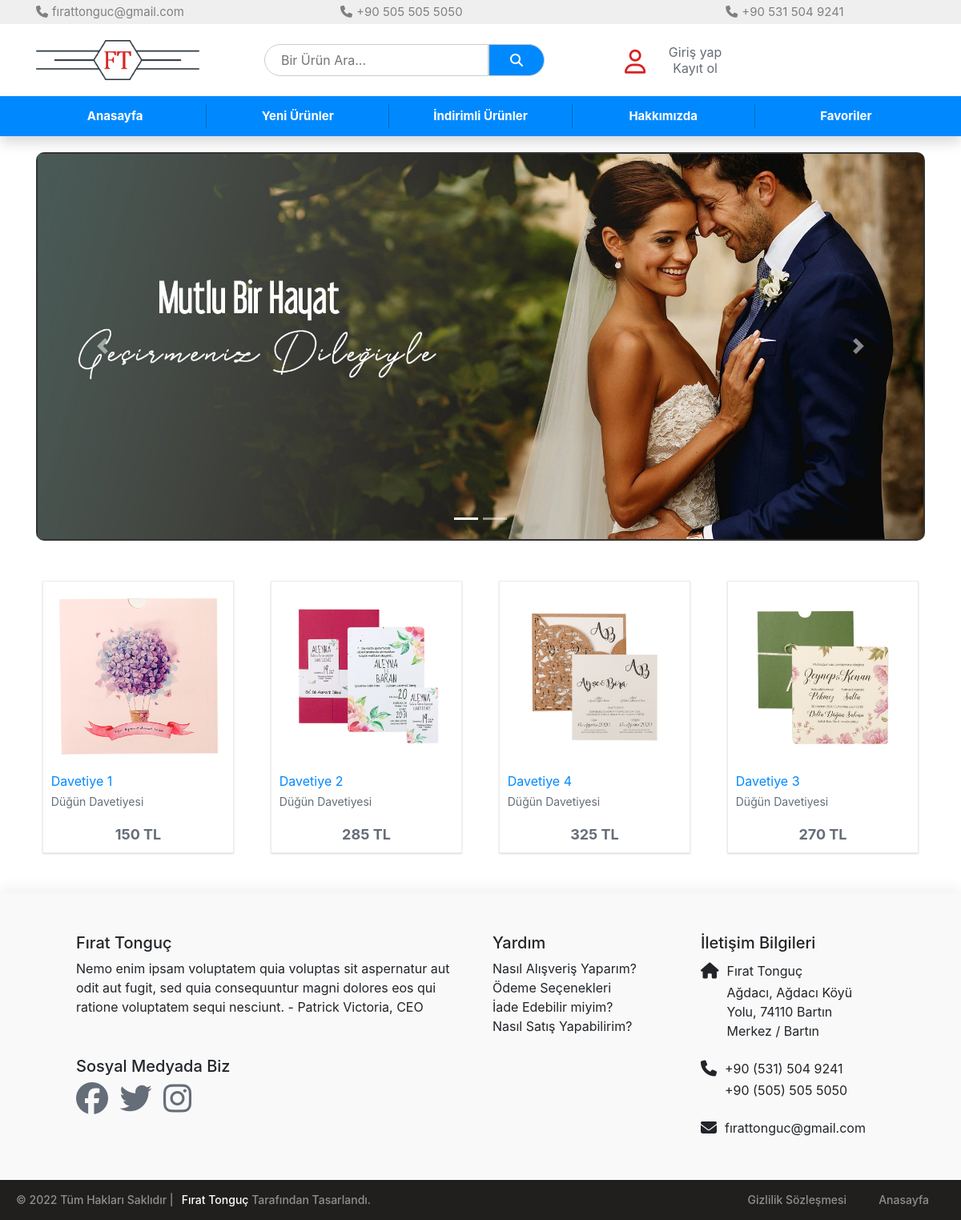
The page / on the database its author committed.
### tables this page shows
CREATE TABLE `urun`  (
  `urun_id` int NOT NULL AUTO_INCREMENT,
  `urun_adi` varchar(255) NULL DEFAULT NULL,
  `urun_fiyat` varchar(255) NULL DEFAULT NULL,
  `urun_resim` varchar(255) NULL DEFAULT NULL,
  `urun_kategori` varchar(255) NULL DEFAULT NULL,
  PRIMARY KEY (`urun_id`) USING BTREE
);

### index.php (the view, shortened to what this page needs)
<?php include "header.php" ?>
<?php
$urunseek=mysqli_query($baglanti,"SELECT * FROM urun");
?>
<html>
<head>
</head>
<body>
<div class="container">
    <div id="carouselExampleIndicators" class="carousel slide"  data-ride="carousel">
        <ol class="carousel-indicators">
            <li data-target="#carouselExampleIndicators" data-slide-to="0" class="active"></li>
            <li data-target="#carouselExampleIndicators" data-slide-to="1"></li>
        </ol>
        <div class="carousel-inner" style="border-radius: 10px">
            <div class="carousel-item active">
                <img class="d-block w-100" src="image/slider/slider_1.png" alt="First slide">
            </div>
        </div>
        <a class="carousel-control-prev" href="#carouselExampleIndicators" role="button" data-slide="prev">
            <span class="carousel-control-prev-icon" aria-hidden="true"></span>
        </a>
        <a class="carousel-control-next" href="#carouselExampleIndicators" role="button" data-slide="next">
            <span class="carousel-control-next-icon" aria-hidden="true"></span>
        </a>
    </div>
    <div class="row" style="margin-top: 30px">
        <?php while( $urun_sonuc=mysqli_fetch_assoc($urunseek) ){ ?>
         <div class="urun_div">
            <a href="product?urun_id=<?php echo $urun_sonuc["urun_id"]; ?>">
            <img style=" width: 95%; max-width: 227.4px; max-height: 227.4px;  margin: 2.5%" src="image/product/<?php echo $urun_sonuc["urun_resim"]; ?>">
            <div style="max-height: 8%; height:10%; line-height: 160%; width: 100%;padding-left: 10px; color: #0089FF; font-size: 14px font-weight: bold"><?php echo $urun_sonuc["urun_adi"]; ?></div>
            <div style="max-height: 8%; height:10%; line-height: 160%; width: 100%;padding-left: 10px; color: #656d78; font-size: 14px"><?php echo $urun_sonuc["urun_kategori"]; ?></div>
            <div style="max-height: 14%; height:14%;  line-height: 280%; width: 100%; text-align: center; color: #656d78; font-weight: bold; font-size: 18px"><?php echo $urun_sonuc["urun_fiyat"]; ?> TL</div>
         </div>
        <?php } ?>
    </div>
</div>
</body>
</html>
<?php include "footer.php" ?>

### header.php (shortened to what this page needs)
<?php include "db.php" ?><html>
<head>
    <link rel="stylesheet" href="https://cdn.jsdelivr.net/npm/bootstrap@4.2.1/dist/css/bootstrap.min.css">
    <link rel="stylesheet" href="css/style.css">
</head>
<body>
<div class="container-fluid" style="background-color: #efefef; margin-bottom: 20px">
    <div class="container">
        <div class="row justify-content-center" style="font-size: 15px; line-height: 30px; color: grey">
            <div class="col" style=" height: 30px"><i class="fa-solid fa-phone" style="margin-right: 5px"></i>fırattonguc@gmail.com</div>
            <div class="col text-left" style="height: 30px"><i class="fa-solid fa-phone" style="margin-right: 5px"></i>+90 505 505 5050</div>
            <div class="col text-center" style="height: 30px"><i class="fa-solid fa-phone" style="margin-right: 5px"></i>+90 531 504 9241</div>
        </div>
    </div>
</div>
<div class="container">
    <div class="row justify-content-start align-items-center">
        <div class="col-3"><a href="/"><img width="80%" src="image/logo.png"></a></div>
        <div class="col-4"><input type="text" placeholder="Bir Ürün Ara..." class="search_input"><button class="search_button" type="button" ><i style="color: white" class="fa-solid fa-magnifying-glass"></i></button></div>
        <div class="col-5 text-center ">
            <?php if (!isset($_SESSION['users_adi'])){ ?>
            <div class="hesabim">
                <i style="font-size: 30px; margin:7px 0 0 20px; color:  #D72323; float: left" class="fa-regular fa-user"></i>
                <div style="height: 20px; line-height: 20px"><a title="Giriş Yap" href="login" style="color: #656d78; margin-top: 10px" >Giriş yap</a></div>
                <div style="height: 20px; line-height: 20px"> <a title="Kayıt Ol"  href="register" style="color: #656d78;margin: 0" >Kayıt ol</a></div>
            </div>
            <?php } ?>
    </div>
    </div>
</div>
<div class="container-fluid shadow " style="background-color: #0089FF; margin: 20px 0 20px 0">
    <div class="container ">
        <div class="row justify-content-center align-items-center" style="font-size: 15px; line-height: 30px; height: 50px; color: white; font-weight: bold">
           <a class="header_bottom col text-center" style="height: 30px" href="/">Anasayfa</a>
           <a class="header_bottom col text-center" style="height: 30px" href="#">Yeni Ürünler</a>
           <a class="header_bottom col text-center" style="height: 30px" href="#">İndirimli Ürünler</a>
           <a class="header_bottom col text-center" style="height: 30px" href="#">Hakkımızda</a>
           <a class="header_bottom col text-center" style="height: 30px" href="#">Favoriler</a>
        </div>
    </div>
</div>
</body>
</html>

### footer.php (shortened to what this page needs)
<html>
<head>
</head>
<body>
<div class="container-fluid" style="background-color: #F9F9F9;margin-top: 50px;box-shadow: 0 -8px 16px rgba(0,0,0,.05)!important">
    <div class="container">
        <div class="row justify-content-center" style="padding: 50px">
            <div class="col-6"><h5>Fırat Tonguç</h5>Nemo enim ipsam voluptatem quia voluptas sit aspernatur aut odit aut fugit, sed quia consequuntur magni dolores eos qui ratione voluptatem sequi nesciunt.
                - Patrick Victoria, CEO
            <div style="margin-top: 50px"><h5>Sosyal Medyada Biz</h5>
            <a style="text-decoration: none; color: #656d78" href="#"><i class="fa-brands fa-facebook facebook" style="font-size: 40px"></i></a>
            <a style="text-decoration: none; color: #656d78" href="#"><i class="fa-brands fa-twitter facebook" style="font-size: 40px"></i></a>
            <a style="text-decoration: none; color: #656d78" href="#"><i class="fa-brands fa-instagram facebook" style="font-size: 40px"></i></a>
            </div>
            </div>
            <div class="col-3">
                <h5>Yardım</h5>
                Nasıl Alışveriş Yaparım?<br>
                Ödeme Seçenekleri<br>
                İade Edebilir miyim?<br>
                Nasıl Satış Yapabilirim?<br>
            </div>
            <div class="col-3">
                <h5>İletişim Bilgileri</h5>
                <div style="display: flex">
                    <i style="font-size: 20px;margin:5px 10px 0 0" class="fa-solid fa-house"></i><span> <span style="line-height: 30px"> Fırat Tonguç</span><br>
                    Ağdacı, Ağdacı Köyü Yolu, 74110 Bartın<br>
                        Merkez / Bartın</span>
                </div>
                <div style="display: flex; margin-top: 20px">
                    <i style="font-size: 20px;margin: 5px 10px 0 0" class="fa-solid fa-phone"></i><span> <span style="line-height: 30px; margin-bottom: 10px"> +90 (531) 504 9241</span><br> +90 (505) 505 5050 </span>
                </div>
                <div style="display: flex; margin-top: 20px">
                    <i style="font-size: 20px;margin: 5px 10px 0 0" class="fa-solid fa-envelope"></i><span> <span style="line-height: 30px; margin-bottom: 10px"><a>fırattonguc@gmail.com</a></span>
                </div>
            </div>
        </div>
    </div>
</div>
<div style="background-color: #211E1E; color: #908F8F; height: 50px; line-height: 50px; font-size: 14px;font-weight: 500; width: 100%; padding: 0 20px 0 20px">
    <a class="left" > © 2022 Tüm Hakları Saklıdır | <a class="footer_name" href="#"> Fırat Tonguç</a>  Tarafından Tasarlandı.</a>
    <a class="right">
        <a href="#" class="footer_right right">Anasayfa</a>
        <a href="#" class="footer_right right">Gizlilik Sözleşmesi</a>
    </a>
</div>
</body>
</html>

### css/style.css (style rules this page uses)
input { width: 100%; background-color: white; border: 1px solid #ccc; border-radius: 5px; outline: 0; line-height: 25px; }
.header_bottom { color:white; text-decoration: none; border-right: 1px solid #0069C4; }
.header_bottom:last-child { border-right: 0; }
.search_input { width: 80%; height:40px; border-radius: 20px 0 0 20px; float: left; padding-left: 20px; }
.search_button { width: 20%; height:40px; border-radius: 0 20px 20px 0; border: 1px solid #ccc; background-color: #0089FF; }
.urun_div { width: 21%; max-width: 239.4px; margin: 20px 2% 0 2%; border: 1px solid #ececec; box-shadow: 0 1px 2px rgb(0 0 0 / 15%); transition: box-shadow 0.1s ease-in-out; background-color: #fff; height: 340px; }
.facebook { margin-right: 10px; }
.left { float: left; }
.right { float: right; }
.footer_name { color: white; margin-left: 10px; }
.footer_right { padding: 0 20px 0 20px; color: #908F8F; }
.active img { border:2px solid #333 !important; }
.hesabim { text-align: center; margin-left: 50px; height: 40px; width: 170px; float: left; align-items: center; justify-content: center; }

### rows shown on the page
urun: urun_resim (picture), urun_adi "Davetiye 1", urun_kategori "Düğün Davetiyesi", urun_fiyat "150"
urun: urun_resim (picture), urun_adi "Davetiye 2", urun_kategori "Düğün Davetiyesi", urun_fiyat "285"
urun: urun_resim (picture), urun_adi "Davetiye 4", urun_kategori "Düğün Davetiyesi", urun_fiyat "325"
urun: urun_resim (picture), urun_adi "Davetiye 3", urun_kategori "Düğün Davetiyesi", urun_fiyat "270"
